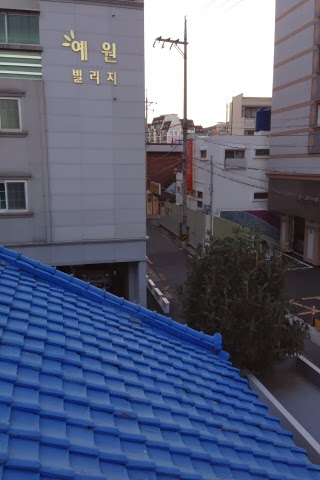
#> input picture hw3/data/S1.jpg, 320 x 480 px
$ python wrap.py
#> lines starting #> are read from the running program, lines starting #| are printed output that depends on the picture
import cv2
import matplotlib.pyplot as plt
import numpy as np


def registration(img_1, img_2, num):
    key_point1, des1 = cv2.xfeatures2d.SIFT_create().detectAndCompute(img_1, None)
    key_point2, des2 = cv2.xfeatures2d.SIFT_create().detectAndCompute(img_2, None)
    raw_matches = cv2.BFMatcher().knnMatch(des1, des2, k=2)
    best_features = []
    best_matches = []

    for m1, m2 in raw_matches:
        if m1.distance < 0.65 * m2.distance:
            best_features.append((m1.trainIdx, m1.queryIdx))
            best_matches.append([m1])
    img3 = cv2.drawMatchesKnn(img_1, key_point1, img_2, key_point2, best_matches, None, flags=2)

    cv2.imwrite('./output/' + str(num) + '_matching.jpg', img3)
    if len(best_features) > 5:
        image1_kp = np.float32(
            [key_point1[i].pt for (_, i) in best_features])
        image2_kp = np.float32(
            [key_point2[i].pt for (i, _) in best_features])
        H, status = cv2.findHomography(image2_kp, image1_kp, cv2.RANSAC, 5.0)

    return H


def make_weighting(img1, img2, side):
    h_blended = img1.shape[0]
    w_blended = img1.shape[1] + img2.shape[1]
    offset = int(100 / 2) # size of smoothing windows
    barrier = img1.shape[1] - int(100 / 2)
    mask = np.zeros((h_blended, w_blended))

    # using different weighting for left and right
    if side == 'left':
        mask[:, barrier - offset:barrier + offset] = np.tile(np.linspace(1, 0, 2 * offset).T, (h_blended, 1))
        mask[:, :barrier - offset] = 1
    else:
        mask[:, barrier - offset:barrier + offset] = np.tile(np.linspace(0, 1, 2 * offset).T, (h_blended, 1))
        mask[:, barrier + offset:] = 1
    return cv2.merge([mask, mask, mask])

def wrap(img_1, img_2, H):
    # print(f'H={H}')

    h_blended = img_1.shape[0]
    w_blended = img_1.shape[1] + img_2.shape[1]

    blend1 = np.zeros((h_blended, w_blended, 3))
    blend1[0:img_1.shape[0], 0:img_1.shape[1], :] = img_1
    blend1 *= make_weighting(img_1, img_2, 'left')
    blend2 = cv2.warpPerspective(img_2, H, (w_blended, h_blended)) * make_weighting(img_1, img_2, 'right')
    result = blend1 + blend2

    rows, cols = np.where(result[:, :, 0] != 0)
    result_image = result[min(rows):max(rows) + 1, min(cols):max(cols) + 1, :]
    return result_image


if __name__ == '__main__':
    # [5 lines of commented-out code are left out]

    IMG_1 = './data/S1.jpg'
    IMG_2 = './data/S2.jpg'

    img_1 = cv2.imread(IMG_1)
#> img_1 is the input picture: shape (480, 320, 3); mean B, G, R 121.5, 96.9, 89.6
    img_2 = cv2.imread(IMG_2)
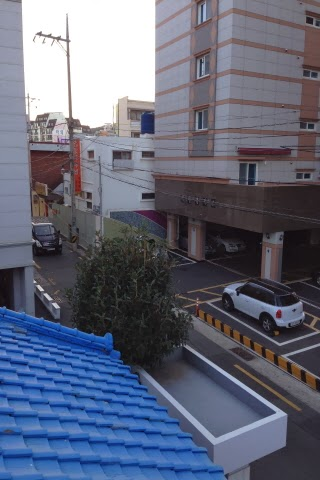
#> input picture hw3/data/S2.jpg, 320 x 480 px
#> img_2 is the input picture: shape (480, 320, 3); mean B, G, R 121.4, 102.9, 97.7

    H = registration(img_1, img_2, 2)
#> in registration, `key_point1, des1 = cv2.xfeatures2d.SIFT_create().detectAndCompute(img_..`: key_point1 = 958 keypoints; strongest (x, y, size): (168, 40, 2.7), (177, 41, 3.1), (185, 43, 3.4), (185, 57, 2.5)
#> in registration, `key_point2, des2 = cv2.xfeatures2d.SIFT_create().detectAndCompute(img_..`: key_point2 = 1020 keypoints; strongest (x, y, size): (40, 34, 3.1), (41, 289, 2.6), (58, 38, 3.1), (46, 295, 2.7)
#> in registration, `raw_matches = cv2.BFMatcher().knnMatch(des1, des2, k=2)`: raw_matches = 958 matches
#> after the loop in registration, `for m1, m2 in raw_matches:`: best_features = 233 pairs, first value 17 to 702, second value 102 to 946; best_matches = 233 matches
#> in registration, `img3 = cv2.drawMatchesKnn(img_1, key_point1, img_2, key_point2, best_m..`:
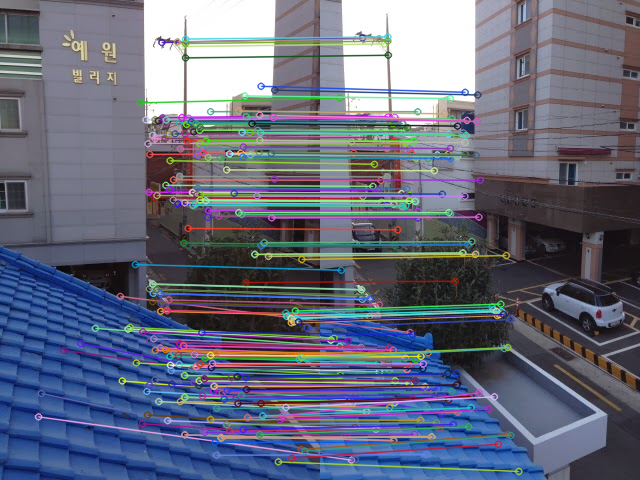
#> img3: shape (480, 640, 3); mean B, G, R 124.9, 106.4, 101.4
#> in registration, `image1_kp = np.float32( [key_point1[i].pt for (_, i) in best_features])`: image1_kp = 233 pairs, first value 38.05 to 306.8, second value 38.58 to 461.4
#> in registration, `image2_kp = np.float32( [key_point2[i].pt for (i, _) in best_features])`: image2_kp = 233 pairs, first value 10.37 to 198.3, second value 36.39 to 471
#> in registration, `H, status = cv2.findHomography(image2_kp, image1_kp, cv2.RANSAC, 5.0)`: H = [[0.773, -0.0121, 122], [-0.132, 0.93, 12.43], [-0.00071, 3.91e-06, 1]]; status = 233 values, max 1 at index 7, min 0 at index 0, mean 0.961

    result = wrap(img_1, img_2, H)
#> in wrap, `blend1 *= make_weighting(img_1, img_2, 'left')`:
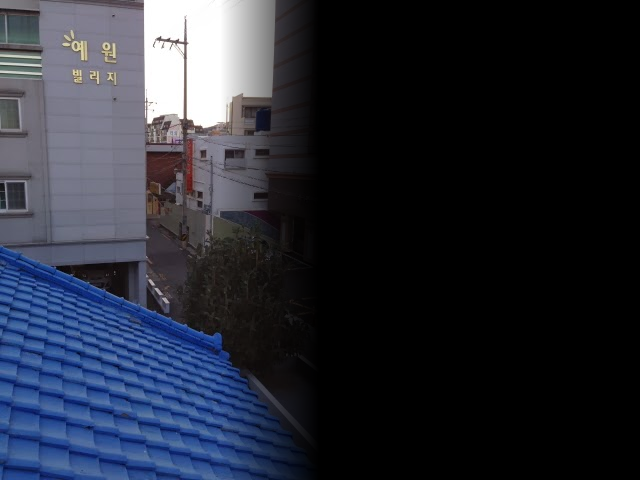
#> blend1: shape (480, 640, 3) float64; mean B, G, R 53.6, 42.2, 38.4
#> call 2 of make_weighting, with side = 'right'
#> in make_weighting (call 2), `mask[:, barrier - offset:barrier + offset] = np.tile(np.linspace(0, 1,..`:
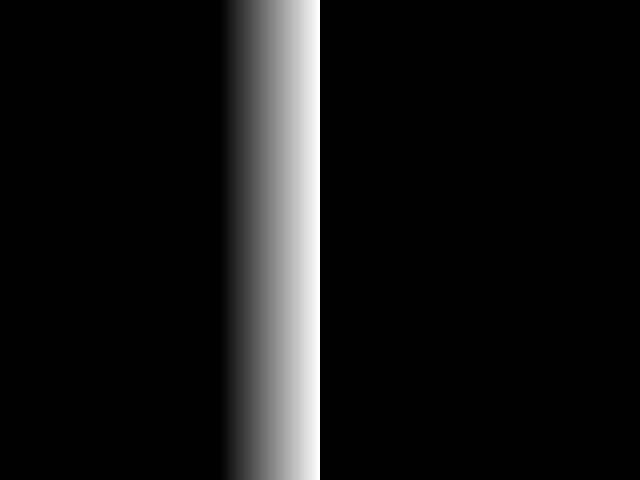
#> mask: shape (480, 640) float64; min 0, max 1, mean 0.0781
#> in wrap, `blend2 = cv2.warpPerspective(img_2, H, (w_blended, h_blended)) * make_..`:
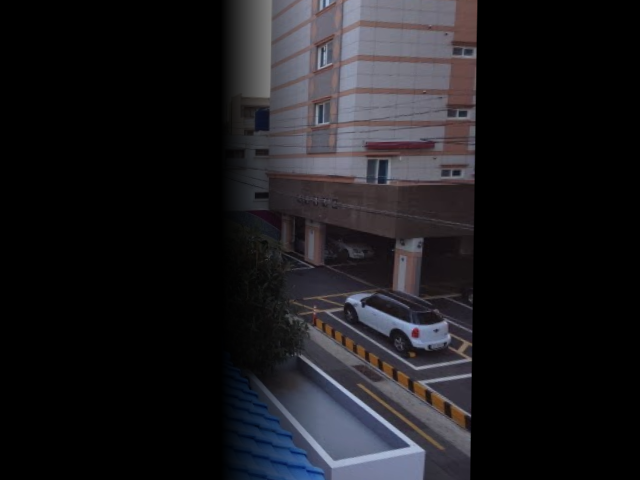
#> blend2: shape (480, 640, 3) float64; mean B, G, R 29.6, 26.3, 27.2
#> in wrap, `result = blend1 + blend2`:
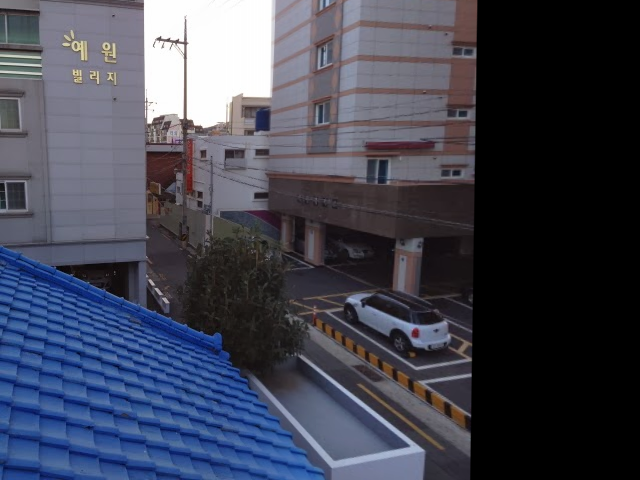
#> result: shape (480, 640, 3) float64; mean B, G, R 83.2, 68.5, 65.6; drawn with min black and max white
#> in wrap, `result_image = result[min(rows):max(rows) + 1, min(cols):max(cols) + 1..`:
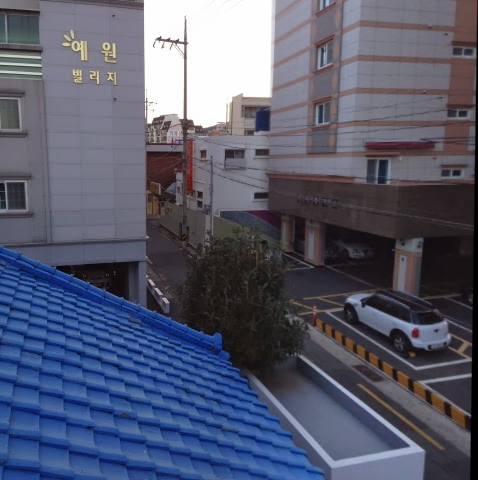
#> result_image: shape (480, 478, 3) float64; mean B, G, R 111.4, 91.7, 87.8; drawn with min black and max white

    cv2.imwrite('./output/' + 'result.jpg', result)
